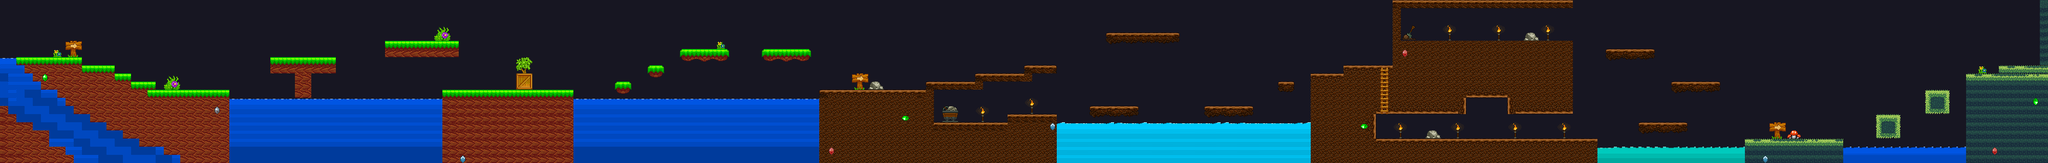

A level layout from a 2D game, rendered from its tile map. Below: a short description, then the map file with tile-grid data replaced by summaries:
An orthogonal 250x20 tile map with 16x16 px tiles, 3 tile layers (Tile Layer 3, Tile Layer 1, Tile Layer 2), 2 tilesets and 93 objects (18x Coin, 5x Gold, Coconut, Player, END).

<map version="1.10" tiledversion="1.11.2" orientation="orthogonal" renderorder="right-down" width="250" height="20" tilewidth="16" tileheight="16" infinite="0" nextlayerid="10" nextobjectid="418">
 <tileset firstgid="1" source="MAD.tsx" />
 <tileset firstgid="243" source="Terrain 2.tsx" />
 <objectgroup id="9" name="collectibles">
  <object id="393" name="Coin" type="Coin" x="176" y="112" />
  <object id="394" name="Coin" type="Coin" x="208" y="112" />
  <object id="395" name="Coin" type="Coin" x="368" y="160" />
  <object id="396" name="Coin" type="Coin" x="400" y="160" />
  <object id="397" name="Coin" type="Coin" x="432" y="160" />
  <object id="398" name="Coin" type="Coin" x="912" y="160" />
  <object id="399" name="Coin" type="Coin" x="944" y="160" />
  <object id="400" name="Coin" type="Coin" x="976" y="160" />
  <object id="401" name="Coin" type="Coin" x="1744" y="160" />
  <object id="402" name="Coin" type="Coin" x="1776" y="160" />
  <object id="403" name="Coin" type="Coin" x="1952" y="224" />
  <object id="404" name="Coin" type="Coin" x="2384" y="192" />
  <object id="405" name="Coin" type="Coin" x="2416" y="192" />
  <object id="406" name="Coin" type="Coin" x="2880" y="256" />
  <object id="407" name="Coin" type="Coin" x="2912" y="256" />
  <object id="408" name="Coin" type="Coin" x="2944" y="256" />
  <object id="409" name="Coin" type="Coin" x="3536" y="256" />
  <object id="410" name="Coin" type="Coin" x="3568" y="256" />
  <object id="411" name="Gold" type="Gold" x="272" y="144" />
  <object id="412" name="Gold" type="Gold" x="624" y="96" />
  <object id="413" name="Gold" type="Gold" x="1536" y="80" />
  <object id="414" name="Gold" type="Gold" x="2656" y="112" />
  <object id="415" name="Gold" type="Gold" x="3696" y="208" />
  <object id="417" name="Coconut" type="Coconut" x="2784" y="64" />
 </objectgroup>
 <layer id="8" name="Tile Layer 3" width="250" height="20" opacity="0.7">
  <data>[5000 cells, 5000 non-empty, 1 distinct tile ids]</data>
 </layer>
 <layer id="1" name="Tile Layer 1" width="250" height="20">
  <data>[5000 cells, 2198 non-empty, 160 distinct tile ids]</data>
 </layer>
 <layer id="4" name="Tile Layer 2" width="250" height="20">
  <data>[5000 cells, 31 non-empty, 23 distinct tile ids]</data>
 </layer>
 <objectgroup id="3" name="ground" visible="0">
  <object id="273" x="0" y="112" width="160" height="208">
   <properties>
    <property name="collision" type="bool" value="true" />
   </properties>
  </object>
  <object id="274" x="160" y="128" width="64" height="192">
   <properties>
    <property name="collision" type="bool" value="true" />
   </properties>
  </object>
  <object id="275" x="224" y="144" width="32" height="176">
   <properties>
    <property name="collision" type="bool" value="true" />
   </properties>
  </object>
  <object id="276" x="256" y="160" width="48" height="160">
   <properties>
    <property name="collision" type="bool" value="true" />
   </properties>
  </object>
  <object id="278" x="304" y="176" width="144" height="144">
   <properties>
    <property name="collision" type="bool" value="true" />
   </properties>
  </object>
  <object id="280" x="160" y="128">
   <properties>
    <property name="collision" type="bool" value="true" />
   </properties>
  </object>
  </objectgroup>
 <objectgroup id="2" name="object1" visible="0">
  <!-- 3 objects omitted --></objectgroup>
</map>
<!-- 63 of 93 objects omitted -->
